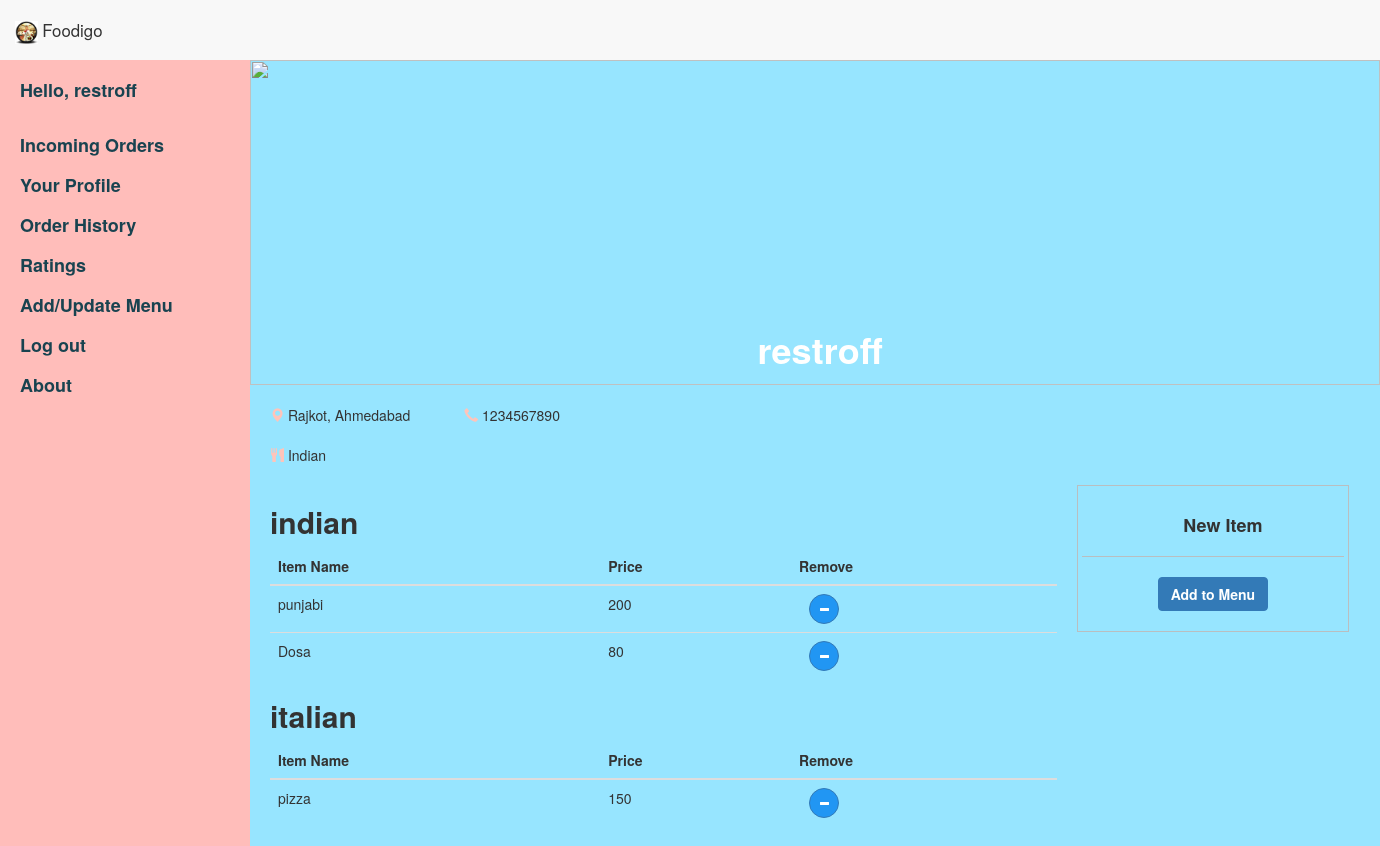
Page /restprofile/ (signed in) on the committed database.
### foodspark/models.py (models this page shows, shortened)
class Restaurant(models.Model):
	email = models.EmailField(primary_key = True)
	password = models.CharField(max_length=100)
	name = models.CharField(max_length=200)
	address = models.TextField()
	RES_TYPE = (
		('B','Bar'),
		('R','Restaurant'),
		('C','Cafe')
	)
	res_type = models.CharField(max_length=1,choices = RES_TYPE,default = 'R')
	cuisine = models.CharField(null = True, max_length=100)
	city = models.CharField(max_length = 100,null = True)
	phone_regex = RegexValidator(regex=r'^\+?1?\d{9,15}$', message="Phone number must be entered in the format: '+999999999'. Up to 15 digits allowed.") #############look into regex
	phone = models.CharField(validators=[phone_regex],max_length=15,blank = True)
	imgurl = models.CharField(max_length=1000,null=True)

class FoodItem(models.Model):
	resid = models.ForeignKey(Restaurant,on_delete=models.CASCADE)
	name = models.CharField(max_length=500)
	cuisine = models.CharField(max_length=100)
	COURSE = (
		('s','Starter'),
		('m','Main Course'),
		('d','Desert')
	)
	course = models.CharField(max_length=1,choices=COURSE)
	price = models.IntegerField()
	availability_time = models.TimeField()
	ordercount = models.IntegerField(default = 0)

### foodspark/views.py (the view)
# urls.py: re_path(r'^restprofile/?$',views.restprofile,name='restprofile'),
def restprofile(request):
    restaurant = Restaurant.objects.get(email=request.session['id'])
    fooditems = FoodItem.objects.all()
    menu = {}
    context = {}
    for fi in fooditems:
        if fi.resid == restaurant:
            try:
                menu[fi.cuisine].append(fi)
            except KeyError:
                menu[fi.cuisine] = [fi]
        context = {
            'restaurant': restaurant,
            'menu': menu
        }
    return render(request, 'foodspark/restprofile.html', context)

### foodspark/templates/foodspark/restprofile.html (shortened to what this page needs)
<!DOCTYPE html>
<html lang="en">
<head>
    <link href="/static/css/bootstrap.min.css" rel="stylesheet">
    <link href="/static/css/agency3.css" rel="stylesheet">
    <link href="/static/css/mystyle.css" rel="stylesheet">
    <link href="/static/css/simple-sidebar2.css" rel="stylesheet">
</head>
<body>
    <nav class="navbar navbar-nav navbar-default navbar-fixed-top" style="line-height:60px;height:60px;background-color: #f8f8f8 !important;">
        <div class="container" style="margin:0 !important;">
            <span class="navbar-left" style="font-size:1.2em;"><img src="/static/img/logo.gif" class="logo_bitch"/>   Foodigo</span>
        </div>
    </nav>
    <div id="wrapper">
        <div id="sidebar-wrapper">
            <ul class="sidebar-nav">
                <li class="sidebar-brand">
                    <a href="/">
                        Hello, {{restaurant.name}}
                    </a>
                </li>
                <li>
                    <a href="/home/">
                        Incoming Orders
                    </a>
                </li>
                <li>
                    <a href="/details/">Your Profile</a>
                </li>
                <li>
                    <a href="/resthistory">Order History</a>
                </li>
                <li>
                    <a href="/ratings/">Ratings</a>
                </li>
                <li>
                    <a href="#">Add/Update Menu</a>
                </li>
                <li>
                    <a href="/logout/">Log out</a>
                </li>
                <li>
                    <a href="/about">About</a>
                </li>
            </ul>
        </div>
        <div id="page-content-wrapper" style="padding:0; margin:0;">
            <div class="container-fluid">
                <div class="row">
                    <div class="col-lg-12" style="padding:0; margin:0;">
                        <img src="/static/img/back_rest.jpg" class="cover_photo">
                        <DIV STYLE="position:absolute; top:250px; left:20px; width:1100px; height:45px">
                        <CENTER><FONT SIZE="+2" COLOR="ffffff"><h1 style="text-align:center;">{{restaurant.name}}</h1></FONT></CENTER>
                        </DIV>
                        <div class= "rest_details">
                             <i class="glyphicon glyphicon-map-marker blueicon"></i> {{restaurant.address}}, {{restaurant.city}}
                            <span style="padding-left:50px;">
                            <i class="glyphicon glyphicon-earphone blueicon"></i> {{restaurant.phone}}
                            </span>
                            <br /><br />
                            <i class="glyphicon glyphicon-cutlery blueicon"></i> {{restaurant.cuisine}}
                            <br><br>
                            <div id="terabaaphumain">
                                <div class="foodtable lefty">
                                    {% if menu %}
                                    {% for x,y in menu.items %}
                                    <h2>{{x}}</h2>
                                    <table class="table">
                                        <thead>
                                            <tr><b>
                                                <th>Item Name</th>
                                                <th>Price</th>
                                                <th>Remove</th>
                                            </b></tr>
                                        </thead>
                                        <tbody>
                                                {%for z in y%}
                                            <form action="/removefooditem/" method="post">
                                            <tr>
                                                <td>{{z.name}}</td>
                                                <td>{{z.price}}</td>
                                                <td>
                                                    <button type="submit" id="order1" class="btn btn-primary btn-circle decrement">
                                                    <span class="glyphicon glyphicon-minus"></span>
                                                    </button>
                                                </td>
                                            </tr>
                                            </form>
                                                {%endfor%}
                                        </tbody>
                                    </table>
                                    {%endfor%}
                                    {%endif%}
                                </div>
                                <div class="carttable recommend offset8" style="float:right;padding-bottom:20px !important;">
                                    <h4 class="recoh">New Item</h4>
                                    <hr class="liner" />
                                    <button class="btn btn-primary"  data-toggle="modal" data-target="#addmenu">
                                        Add to Menu
                                    </button>
                                </div>
                            </div>
                        </div>
                    </div>
                </div>
            </div>
        </div>
    </div>
</body>
</html>

### foodspark/static/css/agency3.css (style rules this page uses)
body { overflow-x:hidden; background-color: #97e5ff; }
a,a:hover,a:focus,a:active,a.active { outline:0 }
a { color:#337AB7 }
h1,h2,h3,h4,h5,h6 { font-weight:700 }
.btn-primary { color:#fff; background-color:#337AB7; border-color:#337AB7; font-weight:700 }
.navbar-default { background-color:#222; border-color:transparent }
body { webkit-tap-highlight-color:#337AB7 }

### foodspark/static/css/mystyle.css (style rules this page uses)
.logo_bitch { width:10%; height:10%; }
.navbar-left { width: 225px; }
.navbar-fixed-top { line-height:60px; height:60px; }
.navbar-nav { margin: 0 !important; }
.cover_photo { height: 325px; width: 100%; object-fit: cover; }
.rest_details { padding: 10px 10px 10px 10px; margin: 10px 10px 10px 10px; }
.blueicon { color:#ffc4ba; object-fit: cover; }
.liner { height:1px; border:none; padding-left: 3%; width:94%; color:#BABEC0; background-color:#BABEC0; }
#terabaaphumain { padding: 0px; width:100%; }
.lefty { float: left; width:74%; padding-right: 20px; }
.recommend { float: left !important; padding-right: 40 px; border:1px solid #BABEC0; width: 25%; padding-bottom: 50px; text-align:center; }
.recoh { text-align:center; padding-top: 20px; padding-left: 20px; }
.btn-circle { width: 30px; height: 30px; text-align: center; background-color: #2196F3; padding: 6px 0; font-size: 12px; line-height: 1.42; border-radius: 15px; margin-left: 10px; margin-right: 10px; }

### foodspark/static/css/simple-sidebar2.css (style rules this page uses)
body { overflow-x: hidden; }
#wrapper { padding-left: 0; -webkit-transition: all 0.5s ease; -moz-transition: all 0.5s ease; -o-transition: all 0.5s ease; transition: all 0.5s ease; }
#sidebar-wrapper { z-index: 1000; position: fixed; left: 250px; width: 0; height: 100%; margin-left: -250px; overflow-y: auto; background: #ffbdba; -webkit-transition: all 0.5s ease; -moz-transition: all 0.5s ease; -o-transition: all 0.5s ease; transition: all 0.5s ease; }
#page-content-wrapper { width: 100%; position: absolute; padding: 15px; }
.sidebar-nav { position: absolute; top: 0; width: 250px; margin: 0; padding: 0; list-style: none; }
.sidebar-nav li { text-indent: 20px; line-height: 40px; }
.sidebar-nav li a { display: block; text-decoration: none; color: #194350; font-weight: bold; font-size: 18px; }
.sidebar-nav > .sidebar-brand { height: 65px; font-size: 18px; line-height: 60px; }
.sidebar-nav > .sidebar-brand a { color: #194350; }
@media (min-width:768px) { #wrapper { padding-left: 250px; } }
@media (min-width:768px) { #sidebar-wrapper { width: 250px; } }
@media (min-width:768px) { #page-content-wrapper { padding: 20px; position: relative; } }

### rows in the picture
Restaurant: name "restroff", address "Rajkot", city "Ahmedabad", phone "1234567890", cuisine "Indian"
FoodItem: cuisine "indian", name "punjabi", price "200"
FoodItem: name "Dosa", price "80"
FoodItem: cuisine "italian", name "pizza", price "150"
